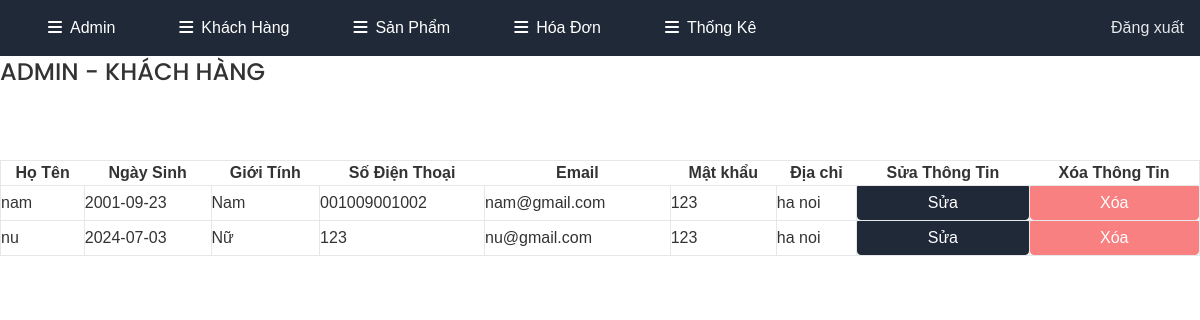
The app's page /admin/khachhang.php (signed in) with its own data.
### tables this page shows
CREATE TABLE `khach_hang` (
  `ma` int(11) NOT NULL,
  `ten` varchar(25) NOT NULL,
  `ngay_sinh` date NOT NULL,
  `gioi_tinh` tinyint(4) NOT NULL,
  `sdt` char(16) NOT NULL,
  `email` varchar(25) NOT NULL,
  `mat_khau` varchar(25) NOT NULL,
  `dia_chi` varchar(25) NOT NULL
);

### public/admin/khachhang.php (the view, shortened to what this page needs)
<!DOCTYPE HTML>
<html>
<html lang="en">
<head>
</head>
<body>
    <?php
include 'index1.php';
include '../connect.php';
$sql = "select * from khach_hang ";
$result = mysqli_query($connect,$sql);
?>
    <h1 class="text-2xl font-medium text-grey-800 uppercase mb-6 font-poppins">Admin - Khách hàng</h1><br><br>
    <table class="border w-full">
        <tr class="border">
            <th>Họ Tên</th>
            <th>Ngày Sinh</th>
            <th>Giới Tính</th>
            <th>Số Điện Thoại</th>
            <th>Email</th>
            <th>Mật khẩu</th>
            <th>Địa chỉ</th>
            <th>Sửa Thông Tin</th>
            <th>Xóa Thông Tin</th>
        </tr>
        <?php foreach ($result as $each): ?>
        <tr class="border">
            <td class="border">
                <?php echo $each['ten'] ?>
            </td>
            <td class="border">
                <?php echo $each['ngay_sinh'] ?>
            </td>
            <td class="border">
                <?php
			if ($each ['gioi_tinh'] == 0){
				echo "Nam";
			}else{
				echo "Nữ";
			}
			?>
            </td>
            <td class="border">
                <?php echo $each['sdt'] ?>
            </td>
            <td class="border">
                <?php echo $each['email'] ?>
            </td>
            <td class="border">
                <?php echo $each['mat_khau'] ?>
            </td>
            <td class="border">
                <?php echo $each['dia_chi'] ?>
            </td>
            <td class="border">
                <a href="kh_form_update.php?ma=<?php echo $each['ma']?>"
                    class="block w-full py-1 text-center text-white bg-gray-800 border border-gray-800 rounded-b hover:bg-transparent hover:text-red-400 transition">
                    Sửa
                </a>
            </td>
            <td class="border">
                <a href="kh_delete.php?ma=<?php echo $each['ma']?>"
                    class="block w-full py-1 text-center text-white bg-red-400 border border-red-400 rounded-b hover:bg-transparent hover:text-red-400 transition"
                    onclick="return confirm('Bạn chắc chứ.')">
                    Xóa
                </a>
            </td>
        </tr>
        <?php endforeach ?>
    </table>
</body>
</html>

### public/style.css (style rules this page uses)
html, :host { line-height: 1.5; -webkit-text-size-adjust: 100%; -moz-tab-size: 4; -o-tab-size: 4; tab-size: 4; font-family: ui-sans-serif, system-ui, sans-serif, "Apple Color Emoji", "Segoe UI Emoji", "Segoe UI Symbol", "Noto Color Emoji"; font-feature-settings: normal; font-variation-settings: normal; -webkit-tap-highlight-color: transparent; }
body { margin: 0; line-height: inherit; }
h1, h2, h3, h4, h5, h6 { font-size: inherit; font-weight: inherit; }
a { color: inherit; text-decoration: inherit; }
table { text-indent: 0; border-color: inherit; border-collapse: collapse; }
blockquote, dl, dd, h1, h2, h3, h4, h5, h6, hr, figure, p, pre { margin: 0; }
body { font-family: 'Poppins', sans-serif; }
h1,h2,h3,h4,h5.h6 { font-family: 'Roboto'', sans-serif; }
.mb-6 { margin-bottom: 1.5rem; }
.block { display: block; }
.w-full { width: 100%; }
.rounded-b { border-bottom-right-radius: 0.25rem; border-bottom-left-radius: 0.25rem; }
.border { border-width: 1px; }
.border-gray-800 { --tw-border-opacity: 1; border-color: rgb(31 41 55 / var(--tw-border-opacity)); }
.border-red-400 { --tw-border-opacity: 1; border-color: rgb(249 128 128 / var(--tw-border-opacity)); }
.bg-gray-800 { --tw-bg-opacity: 1; background-color: rgb(31 41 55 / var(--tw-bg-opacity)); }
.bg-red-400 { --tw-bg-opacity: 1; background-color: rgb(249 128 128 / var(--tw-bg-opacity)); }
.py-1 { padding-top: 0.25rem; padding-bottom: 0.25rem; }
.text-center { text-align: center; }
.font-poppins { font-family: 'Poppins', sans-serif; }
.text-2xl { font-size: 1.5rem; line-height: 2rem; }
.font-medium { font-weight: 500; }
.uppercase { text-transform: uppercase; }
.text-white { --tw-text-opacity: 1; color: rgb(255 255 255 / var(--tw-text-opacity)); }
.transition { transition-property: color, background-color, border-color, text-decoration-color, fill, stroke, opacity, box-shadow, transform, filter, -webkit-backdrop-filter; transition-property: color, background-color, border-color, text-decoration-color, fill, stroke, opacity, box-shadow, transform, filter, backdrop-filter; transition-property: color, background-color, border-color, text-decoration-color, fill, stroke, opacity, box-shadow, transform, filter, backdrop-filter, -webkit-backdrop-filter; transition-timing-function: cubic-bezier(0.4, 0, 0.2, 1); transition-duration: 150ms; }

### public/admin/index1.php (style rules this page uses)
* { margin: 0; padding: 0; }
body { font-family: sans-serif; color: #333; }

### records on screen
khach_hang: ten "nam", ngay_sinh "2001-09-23", gioi_tinh "Nam", sdt "001009001002", email "nam@gmail.com", mat_khau "123", dia_chi "ha noi"
khach_hang: ten "nu", ngay_sinh "2024-07-03", gioi_tinh "Nữ", sdt "123", email "nu@gmail.com", mat_khau "123", dia_chi "ha noi"
